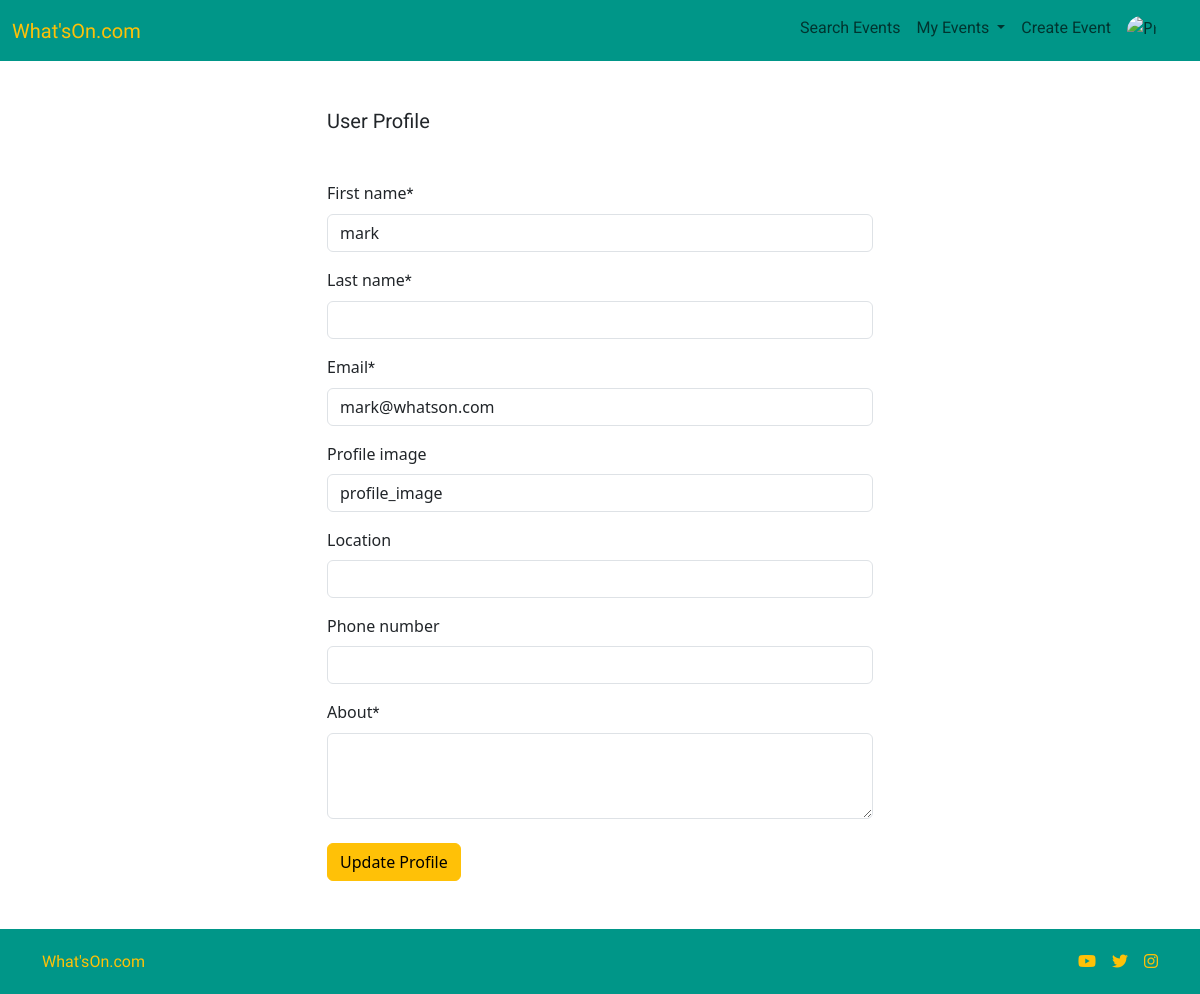
The app's page /profile/user (signed in), older data.
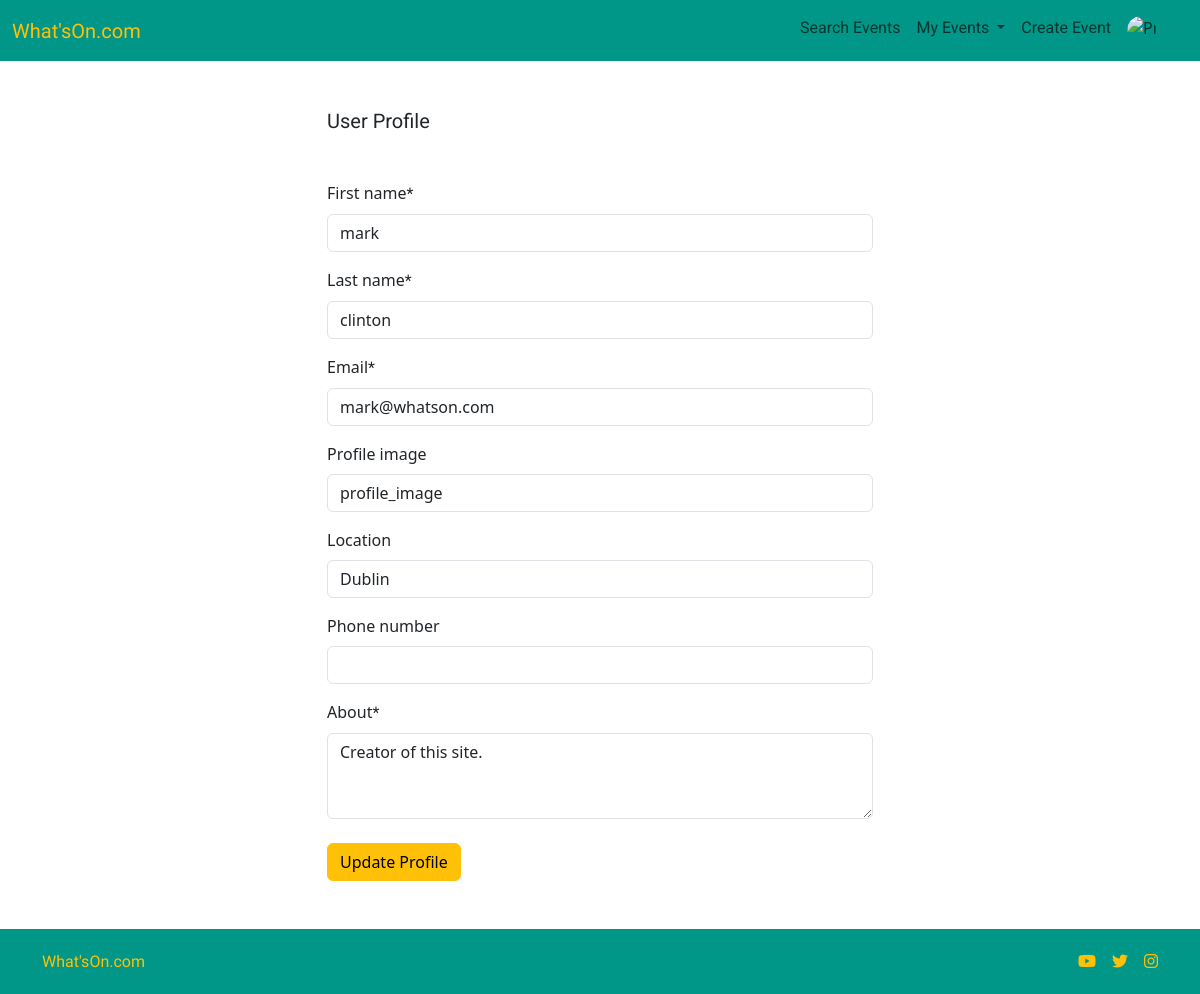
The same page, newer data.
### users/models.py (models this page shows, shortened)
class NewUser(AbstractBaseUser, PermissionsMixin):
    email = models.EmailField(unique=True)
    first_name = models.CharField(max_length=150)
    last_name = models.CharField(max_length=150)
    profile_image = CloudinaryField('Profile Image', default='profile_image')
    about = models.TextField(max_length=500, blank=True)
    location = models.CharField(max_length=100, blank=True)
    created_at = models.DateTimeField(auto_now=True)
    phone_number = PhoneNumberField(blank=True)
    is_active = models.BooleanField(default=True)
    is_staff = models.BooleanField(default=False)
    objects = CustomAccountManager()
    USERNAME_FIELD = 'email'

### users/views.py (the view, shortened to what this page needs)
# urls.py: path('user', views.get_profile, name='user_profile'),
@login_required
def get_profile(request):
    user_profile = NewUser.objects.get(email=request.user.email)
    profile_form = ProfileForm(instance=user_profile)
    return render(
        request,
        "users/profile.html",
        {
            "profile_form": profile_form,
        },
    )

### users/forms.py
class ProfileForm(forms.ModelForm):
    TEL_MESSAGE = 'Incorrect format. Use an Irish number. e.g. (087) 456 7890.'
    TEL_PLACEHOLDER = 'Irish Phone Numbers Only'
    about = forms.CharField(widget=forms.Textarea(attrs={'rows': '3'}))
    phone_number = PhoneNumberField(
        widget=forms.TextInput(attrs={'placeholder': TEL_PLACEHOLDER}),
        required=False,
        region="IE"
    )
    phone_number.error_messages['invalid'] = TEL_MESSAGE
    profile_image = CloudinaryFileField()
    class Meta:
        model = NewUser
        fields = (
            'first_name',
            'last_name',
            'email',
            'profile_image',
            'location',
            'phone_number',
            'about'
        )

### users/templates/users/profile.html (shortened to what this page needs)
{% extends "base.html" %}
{% block content %}
{% load static %}
{% load crispy_forms_tags %}
<div class="container">
    <div class="row justify-content-center">
        <div class="col-10 col-lg-6 m-5">
            <h5 class="mb-5">User Profile</h5>
            <form id="profileForm" method="post" enctype="multipart/form-data">
                {{ profile_form | crispy}}
                <div class=" col-12 mt-4">
                    <button type="submit" class="btn btn-warning">Update Profile</button>
                </div>
            </form>
        </div>
    </div>
</div>
{% endblock %}

### templates/base.html (shortened to what this page needs)
{% load static %}
<!DOCTYPE html>
<html class="h-100" lang="en">
{% url 'home' as home_url %}
{% url 'event_search' as event_search_url %}
{% url 'event_create' as event_create_url %}
{% url 'event_hosting' as event_host_url %}
{% url 'event_edit' as event_edit_url %}
{% url 'event_attending' as event_attend_url %}
{% url 'user_profile' as user_profile_url %}
{% url 'account_login' as login_url %}
{% url 'account_signup' as signup_url %}
{% url 'account_logout' as logout_url %}
<head>
    <link rel="stylesheet" href="https://cdnjs.cloudflare.com/ajax/libs/font-awesome/5.15.3/css/all.min.css">
    <link href="https://cdn.jsdelivr.net/npm/bootstrap@5.3.3/dist/css/bootstrap.min.css" rel="stylesheet"
>
    <link rel="stylesheet" href="{% static 'css/styles.css' %}">
</head>
<body class="d-flex flex-column h-100">
    <header>
        <nav class="navbar navbar-expand-lg header-bg">
            <div class="container-fluid">
                {% if user.is_authenticated %}
                <a class="navbar-brand" href="{% url 'event_search' %}" aria-label="Go To Homepage">
                    <span class="brand">What'sOn.com</span>
                </a>
                {% else %}
                <a class="navbar-brand" href="{% url 'home' %}" aria-label="Go To Homepage">
                    <span class="brand">What'sOn.com</span>
                </a>
                {% endif %}
                <div class="collapse navbar-collapse" id="navbarSupportedContent">
                    <ul class="navbar-nav ms-auto me-4 mb-2 mb-lg-0">
                        {% if user.is_authenticated %}
                        <li class="nav-item">
                            <a class="nav-link {% if request.path == event_search_url %}active{% endif %}"
                                aria-current="page" aria-label="Go To Search Events"
                                href="{% url 'event_search' %}">Search Events</a>
                        </li>
                        <li class="nav-item dropdown">
                            <a class="nav-link dropdown-toggle {% if request.path == event_host_url or request.path == event_attend_url %}active{% endif %}"
                                href="#" aria-label="Toggle Dropdown" role="button" data-bs-toggle="dropdown"
                                aria-expanded="false">
                                My Events
                            </a>
                        </li>
                        <li class="nav-item">
                            <a class="nav-link {% if request.path == event_create_url %}active{% endif %}"
                                aria-current="page" aria-label="Go Create Events" href="{% url 'event_create' %}">Create
                                Event</a>
                        </li>
                        <li class="nav-item dropdown">
                            {% if "profile_image" in user.profile_image.url %}
                            <img src="{% static 'images/pp.webp' %}" alt="Profile Picture"
                                class="header-img nav-link dropdown-toggle" aria-label="Profile Picture" role="button"
                                data-bs-toggle="dropdown">
                            {% else %}
                            <img src=" {{ user.profile_image.url }}" alt="Profile Picture"
                                class="header-img nav-link dropdown-toggle" aria-label="Profile Picture" role="button"
                                data-bs-toggle="dropdown">
                            {% endif %}
                        </li>
                        {% endif %}
                    </ul>
                </div>
            </div>
        </nav>
    </header>
    <main class="flex-shrink-0">
        {% block content %}{% endblock content %}
    </main>
    <div class="container-fluid mt-auto footer-bg">
        <div class="container">
            <footer class="d-flex flex-wrap justify-content-between align-items-center py-1 my-3">
                <div class="col-md-4 d-flex align-items-center">
                    <span class="mb-3 mb-md-0 brand">
                        {% if user.is_authenticated %}
                        <a class="navbar-brand" href="{% url 'event_search' %}" aria-label="Go To Homepage">
                            <span class="brand">What'sOn.com</span>
                        </a>
                        {% else %}
                        <a class="navbar-brand" href="{% url 'home' %}" aria-label="Go To Homepage">
                            <span class="brand">What'sOn.com</span>
                        </a>
                        {% endif %}
                    </span>
                </div>
                <ul class="nav col-md-4 justify-content-end list-unstyled d-flex">
                    <li class="ms-3 footer-links">
                        <a href="https://www.youtube.com/" target="_blank" class="text-yellow" rel="noopener"
                            aria-label="Visit our YouTube page (opens in a new tab)">
                            <i class="fa-brands fa-youtube"></i>
                        </a>
                    </li>
                    <li class="ms-3 footer-links">
                        <a href="https://www.twitter.com/" target="_blank" class="text-yellow" rel="noopener"
                            aria-label="Visit our Twitter page (opens in a new tab)">
                            <i class="fa-brands fa-twitter"></i>
                        </a>
                    </li>
                    <li class="ms-3 footer-links">
                        <a href="https://www.instagram.com/" target="_blank" class="text-yellow" rel="noopener"
                            aria-label="Visit our Instagram page (opens in a new tab)">
                            <i class="fa-brands fa-instagram"></i>
                        </a>
                    </li>
                </ul>
            </footer>
        </div>
    </div>
</body>
</html>

### static/css/styles.css (style rules this page uses)
h1, h2, h3, h4, h5 { font-family: 'Roboto', 'serif'; font-weight: 400; }
span { font-family: 'Roboto', 'serif'; }
a { font-family: 'Roboto', 'serif'; color: #009688; text-decoration: none; }
.text-yellow { color: #ffc107; }
.navbar a { font-family: "Roboto", "serif"; font-weight: 400; }
.brand { font-family: "Sigmar", "serif"; font-weight: 400; font-style: normal; color: #ffc107; }
.header-bg { background-color: #009688; }
.header-img { height: 45px; width: 45px; border-radius: 50%; object-fit: cover; }
i { font-family: "Roboto", "serif"; }
.footer-bg { background-color: #009688; }

Row changes from the older to the newer data that the page shows:
changed NewUser "mark": last_name (not shown) → "clinton"; location (not shown) → "Dublin"; about (not shown) → "Creator of this site."
